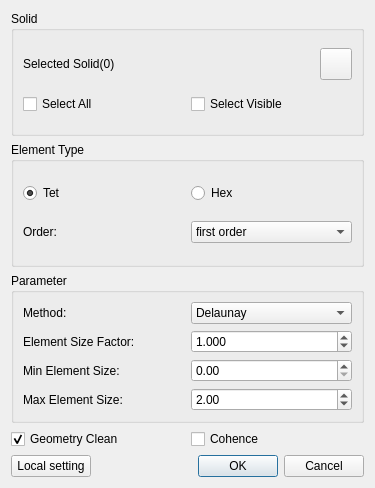
<?xml version="1.0" encoding="UTF-8"?>
<ui version="4.0">
 <class>SolidMeshDialog</class>
 <widget class="QDialog" name="SolidMeshDialog">
  <property name="geometry">
   <rect>
    <x>0</x>
    <y>0</y>
    <width>375</width>
    <height>488</height>
   </rect>
  </property>
  <property name="windowTitle">
   <string>Solid Mesh</string>
  </property>
  <layout class="QGridLayout" name="gridLayout_6">
   <item row="0" column="0">
    <widget class="QGroupBox" name="groupBox">
     <property name="title">
      <string>Solid</string>
     </property>
     <layout class="QGridLayout" name="gridLayout">
      <item row="1" column="0" colspan="2">
       <layout class="QHBoxLayout" name="horizontalLayout_10">
        <item>
         <widget class="QCheckBox" name="selectall">
          <property name="text">
           <string>Select All</string>
          </property>
         </widget>
        </item>
        <item>
         <widget class="QCheckBox" name="selectvisible">
          <property name="text">
           <string>Select Visible</string>
          </property>
         </widget>
        </item>
       </layout>
      </item>
      <item row="0" column="0">
       <widget class="QLabel" name="planelabel">
        <property name="text">
         <string>Selected Solid(0)</string>
        </property>
       </widget>
      </item>
      <item row="0" column="1">
       <widget class="QPushButton" name="geoSelectSurface">
        <property name="sizePolicy">
         <sizepolicy hsizetype="Minimum" vsizetype="Minimum">
          <horstretch>0</horstretch>
          <verstretch>0</verstretch>
         </sizepolicy>
        </property>
        <property name="minimumSize">
         <size>
          <width>32</width>
          <height>32</height>
         </size>
        </property>
        <property name="maximumSize">
         <size>
          <width>32</width>
          <height>32</height>
         </size>
        </property>
        <property name="styleSheet">
         <string notr="true">background-image: url(:/QUI/geometry/selectface.png);</string>
        </property>
        <property name="text">
         <string/>
        </property>
        <property name="checkable">
         <bool>true</bool>
        </property>
       </widget>
      </item>
     </layout>
    </widget>
   </item>
   <item row="3" column="0">
    <layout class="QHBoxLayout" name="horizontalLayout_8">
     <item>
      <widget class="QCheckBox" name="geoCleanCheckBox">
       <property name="text">
        <string>Geometry Clean</string>
       </property>
       <property name="checked">
        <bool>true</bool>
       </property>
      </widget>
     </item>
     <item>
      <widget class="QCheckBox" name="gridCoplanarCheckBox">
       <property name="text">
        <string>Cohence</string>
       </property>
      </widget>
     </item>
    </layout>
   </item>
   <item row="4" column="0">
    <layout class="QGridLayout" name="gridLayout_3">
     <item row="0" column="1">
      <spacer name="horizontalSpacer">
       <property name="orientation">
        <enum>Qt::Horizontal</enum>
       </property>
       <property name="sizeHint" stdset="0">
        <size>
         <width>40</width>
         <height>20</height>
        </size>
       </property>
      </spacer>
     </item>
     <item row="0" column="2">
      <widget class="QDialogButtonBox" name="buttonBox">
       <property name="orientation">
        <enum>Qt::Horizontal</enum>
       </property>
       <property name="standardButtons">
        <set>QDialogButtonBox::Cancel|QDialogButtonBox::Ok</set>
       </property>
      </widget>
     </item>
     <item row="0" column="0">
      <widget class="QPushButton" name="localButton">
       <property name="text">
        <string>Local setting</string>
       </property>
      </widget>
     </item>
    </layout>
   </item>
   <item row="1" column="0">
    <widget class="QGroupBox" name="groupBox_2">
     <property name="title">
      <string>Element Type</string>
     </property>
     <layout class="QGridLayout" name="gridLayout_4">
      <item row="0" column="0">
       <layout class="QHBoxLayout" name="horizontalLayout_3">
        <item>
         <widget class="QRadioButton" name="TetRadioButton">
          <property name="text">
           <string>Tet</string>
          </property>
          <property name="checked">
           <bool>true</bool>
          </property>
         </widget>
        </item>
        <item>
         <widget class="QRadioButton" name="HexRadioButton">
          <property name="text">
           <string>Hex</string>
          </property>
          <property name="checkable">
           <bool>true</bool>
          </property>
         </widget>
        </item>
       </layout>
      </item>
      <item row="1" column="0">
       <layout class="QHBoxLayout" name="horizontalLayout_2">
        <item>
         <widget class="QLabel" name="label">
          <property name="text">
           <string>Order:</string>
          </property>
         </widget>
        </item>
        <item>
         <widget class="QComboBox" name="OrderComboBox">
          <item>
           <property name="text">
            <string>first order</string>
           </property>
          </item>
          <item>
           <property name="text">
            <string>second order</string>
           </property>
          </item>
         </widget>
        </item>
       </layout>
      </item>
     </layout>
    </widget>
   </item>
   <item row="2" column="0">
    <widget class="QGroupBox" name="groupBox_3">
     <property name="title">
      <string>Parameter</string>
     </property>
     <layout class="QGridLayout" name="gridLayout_2">
      <item row="0" column="0">
       <layout class="QHBoxLayout" name="horizontalLayout">
        <item>
         <widget class="QLabel" name="label_2">
          <property name="sizePolicy">
           <sizepolicy hsizetype="Expanding" vsizetype="Preferred">
            <horstretch>0</horstretch>
            <verstretch>0</verstretch>
           </sizepolicy>
          </property>
          <property name="text">
           <string>Method:</string>
          </property>
         </widget>
        </item>
        <item>
         <widget class="QComboBox" name="MethodComboBox">
          <property name="sizePolicy">
           <sizepolicy hsizetype="Expanding" vsizetype="Fixed">
            <horstretch>0</horstretch>
            <verstretch>0</verstretch>
           </sizepolicy>
          </property>
          <item>
           <property name="text">
            <string>Delaunay</string>
           </property>
          </item>
          <item>
           <property name="text">
            <string>New Delaunay</string>
           </property>
          </item>
          <item>
           <property name="text">
            <string>Frontal</string>
           </property>
          </item>
          <item>
           <property name="text">
            <string>Frontal Delaunay</string>
           </property>
          </item>
          <item>
           <property name="text">
            <string>Frontal Hex</string>
           </property>
          </item>
          <item>
           <property name="text">
            <string>MMG3D</string>
           </property>
          </item>
          <item>
           <property name="text">
            <string>R-tree</string>
           </property>
          </item>
         </widget>
        </item>
       </layout>
      </item>
      <item row="1" column="0">
       <layout class="QHBoxLayout" name="horizontalLayout_4">
        <item>
         <widget class="QLabel" name="label_3">
          <property name="text">
           <string>Element Size Factor:</string>
          </property>
         </widget>
        </item>
        <item>
         <widget class="QDoubleSpinBox" name="SizeFacDoubleSpinBox">
          <property name="decimals">
           <number>3</number>
          </property>
          <property name="minimum">
           <double>0.001000000000000</double>
          </property>
          <property name="maximum">
           <double>9999999999.000000000000000</double>
          </property>
          <property name="singleStep">
           <double>0.100000000000000</double>
          </property>
          <property name="value">
           <double>1.000000000000000</double>
          </property>
         </widget>
        </item>
       </layout>
      </item>
      <item row="2" column="0">
       <layout class="QHBoxLayout" name="horizontalLayout_5">
        <item>
         <widget class="QLabel" name="label_4">
          <property name="text">
           <string>Min Element Size:</string>
          </property>
         </widget>
        </item>
        <item>
         <widget class="QDoubleSpinBox" name="MinSizeDoubleSpinBox">
          <property name="maximum">
           <double>9999999999999.000000000000000</double>
          </property>
         </widget>
        </item>
       </layout>
      </item>
      <item row="3" column="0">
       <layout class="QHBoxLayout" name="horizontalLayout_6">
        <item>
         <widget class="QLabel" name="label_5">
          <property name="text">
           <string>Max Element Size:</string>
          </property>
         </widget>
        </item>
        <item>
         <widget class="QDoubleSpinBox" name="MaxSizeDoubleSpinBox">
          <property name="maximum">
           <double>9999999999999.000000000000000</double>
          </property>
          <property name="value">
           <double>2.000000000000000</double>
          </property>
         </widget>
        </item>
       </layout>
      </item>
      <item row="4" column="0">
       <layout class="QHBoxLayout" name="horizontalLayout_7"/>
      </item>
     </layout>
    </widget>
   </item>
  </layout>
 </widget>
 <resources>
  <include location="../qrc/qianfan.qrc"/>
 </resources>
 <connections>
  <connection>
   <sender>buttonBox</sender>
   <signal>accepted()</signal>
   <receiver>SolidMeshDialog</receiver>
   <slot>accept()</slot>
   <hints>
    <hint type="sourcelabel">
     <x>257</x>
     <y>363</y>
    </hint>
    <hint type="destinationlabel">
     <x>157</x>
     <y>274</y>
    </hint>
   </hints>
  </connection>
  <connection>
   <sender>buttonBox</sender>
   <signal>rejected()</signal>
   <receiver>SolidMeshDialog</receiver>
   <slot>reject()</slot>
   <hints>
    <hint type="sourcelabel">
     <x>325</x>
     <y>363</y>
    </hint>
    <hint type="destinationlabel">
     <x>286</x>
     <y>274</y>
    </hint>
   </hints>
  </connection>
 </connections>
</ui>
